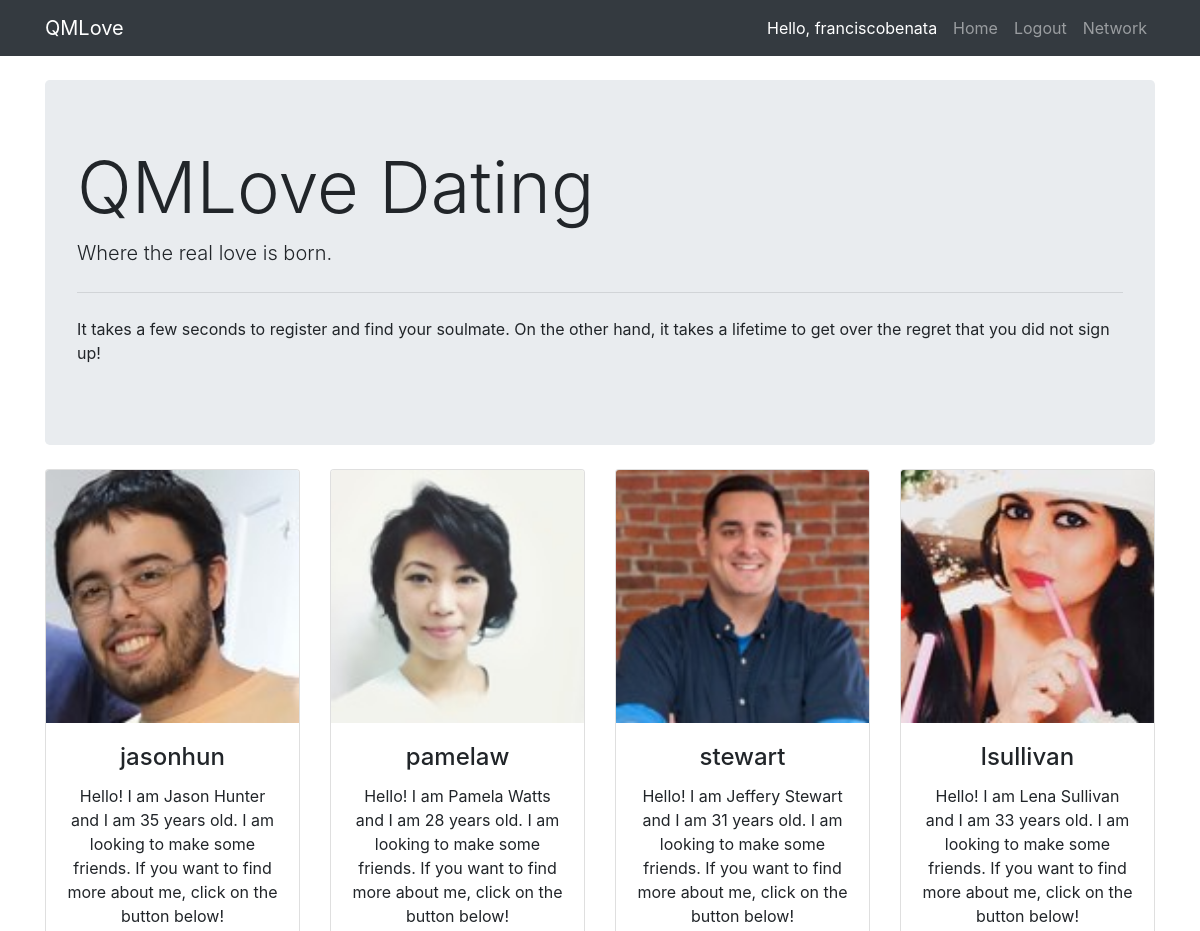
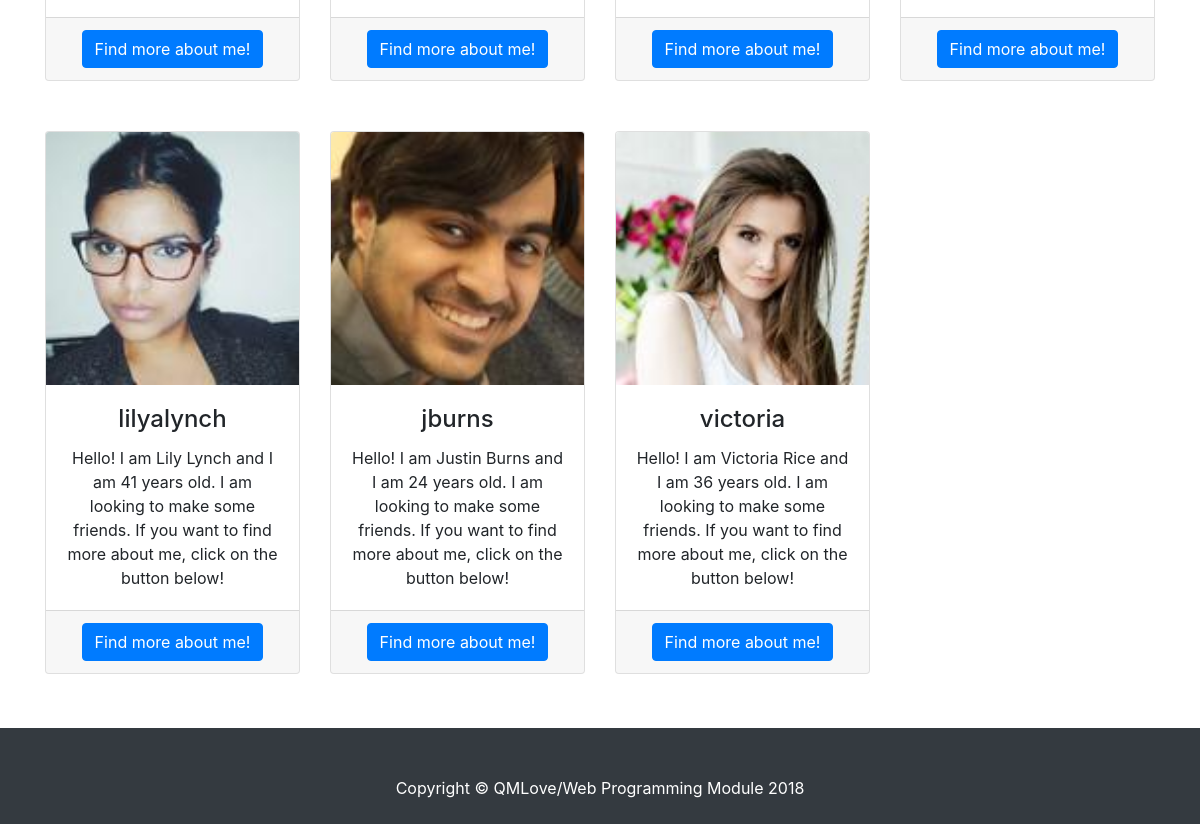
Page / (signed in) on the committed database (2 pictures, top to bottom).
### QMLove/models.py (models this page shows)
class Profile(models.Model):
    GENDERS = (
        ('M', 'Male'),
        ('F', 'Female'),
    )
    user = models.OneToOneField(User, on_delete=models.CASCADE)
    image = models.ImageField(upload_to='profile_images')
    email = models.EmailField(max_length=254)
    gender = models.CharField(choices=GENDERS, max_length=1)
    dob = models.DateField(auto_now=False, auto_now_add=False)
    hobby = models.ManyToManyField(Hobby)
    def __str__(self):
        return self.user.username
    @property
    def age(self):
        return int((datetime.now().date() - self.dob).days / 365.25)

### QMLove/views.py (the view)
# urls.py: path('', views.index, name="index"),
def index(request):
    users = User.objects.all().exclude(username='admin')
    hobbies = Hobby.objects.all()
    if request.user.is_staff:
        return render(request, "QMLove/index.html", {'users': users, 'hobbies': hobbies})
    if (request.user.is_authenticated):
        currentUser = Profile.objects.get(user=request.user)
        related_users = Profile.objects.filter(hobby__in=currentUser.hobby.all()).exclude(id=currentUser.id)
        related_users_sorted = Counter(related_users).most_common(10)
        similar_interests = [user for user,count in related_users_sorted]
        print(request.user.last_login, request.user.date_joined)
        return render(request, "QMLove/index.html", {'similar_interests': similar_interests, 'hobbies': hobbies})
    else:
        return render(request, "QMLove/index.html", {'users': users, 'hobbies': hobbies})

### QMLove/models.py (called while the page is built)
    def __str__(self):
        return self.name

### QMLove/templates/QMLove/index.html (shortened to what this page needs)
{% extends 'base.html' %}
  {% block body %}
  <div class="container">
    <header class="jumbotron my-4">
      <h1 class="display-3">QMLove Dating</h1>
      <p class="lead">Where the real love is born.</p>
      <hr class="my-4">
      <p>It takes a few seconds to register and find your soulmate. On the other hand, it takes a lifetime to get over the regret that you did not sign up!</p>
    </header>
    {% if user.is_authenticated %}
    <div class="row text-center">
      {% for user in similar_interests %}
      <div class="col-3">
        <div class="card">
          <img class="card-img-top" src="/profile_images/{{ user.image }}" alt="User profile picture">
          <div class="card-body">
            <h4 class="card-title">{{ user }}</h4>
            <p class="card-text">
              Hello! I am {{ user.user.get_full_name }} and I am {{ user.age }} years old. I am looking to make some friends.
              If you want to find more about me, click on the button below!
            </p>
          </div>
          <div class="card-footer">
            <button type="button" class="btn btn-primary" data-toggle="modal" data-target="#{{ user.id }}">
              Find more about me!
            </button>
          </div>
        </div>
      </div>
      {% endfor %}
        {% endif %}
      </div>
    </div>
    <footer class="py-5 bg-dark">
      <div class="container">
        <p class="m-0 text-center text-white">Copyright &copy; QMLove/Web Programming Module 2018</p>
      </div>
    </footer>
    {% endblock %}

### QMLove/templates/base.html (shortened to what this page needs)
<!DOCTYPE html>
<html>
<head>
  {% load static %}
  <link rel="stylesheet" href="{% static 'QMLove/bootstrap.min.css' %}">
  <link rel="stylesheet" href="{% static 'QMLove/styles.css' %}">
  <nav class="navbar navbar-expand-lg navbar-dark bg-dark">
    <div class="container">
      <a class="navbar-brand homelink" href="{% url 'QMLove:index' %}">QMLove</a>
      <div class="collapse navbar-collapse" id="navbarResponsive">
        <ul class="navbar-nav ml-auto">
          {% if user.is_authenticated %}
          <li class="nav-item">
            <a class="nav-link active"> Hello, {{ user }} </a>
          </li>
          <li class="nav-item">
            <a class="nav-link homelink" href="{% url 'QMLove:index' %}">Home
            </a>
          </li>
          <li class="nav-item">
            <a class="nav-link" href="{% url 'logout' %}" id="logout">Logout</a>
          </li>
          <li class="nav-item">
            <a class="nav-link" href="{% url 'QMLove:search' %}" id="search">Network</a>
          </li>
          {% endif %}
        </ul>
      </div>
    </div>
  </nav>
</head>
<body>
  {% block body %}
  {% endblock %}
</body>
</html>

### QMLove/static/QMLove/styles.css (style rules this page uses)
html { height:100%; }
body { min-height:100%; padding:0; margin:0; position:relative; }
body::after { content: ''; display: block; height: 50px; }
footer { position: absolute; bottom: 0; width: 100%; height: 50px; }
.card { height: 100%; }
.row { padding-bottom: 50px; }
.col-3 { padding-bottom: 50px; }

### rows in the picture
Profile: image (picture), user.username "jasonhun", user.get_full_name "Jason Hunter", age "35"
Profile: image (picture), user.username "pamelaw", user.get_full_name "Pamela Watts", age "28"
Profile: image (picture), user.username "stewart", user.get_full_name "Jeffery Stewart", age "31"
Profile: image (picture), user.username "lsullivan", user.get_full_name "Lena Sullivan", age "33"
Profile: image (picture), user.username "lilyalynch", user.get_full_name "Lily Lynch", age "41"
Profile: image (picture), user.username "jburns", user.get_full_name "Justin Burns", age "24"
Profile: image (picture), user.username "victoria", user.get_full_name "Victoria Rice", age "36"

### other values in the picture
{{ user }} "franciscobenata"
